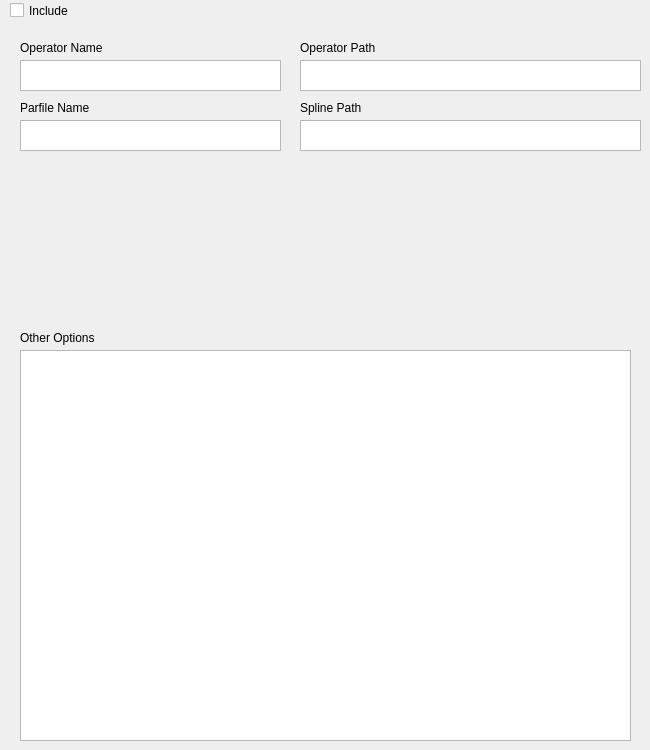
        <widget class="QWidget" name="op_tab">
         <property name="secname" stdset="0">
          <string>opersection</string>
         </property>
         <property name="func" stdset="0">
          <string>find_op_cntrls</string>
         </property>
         <property name="ctl_list" stdset="0">
          <string>op_control</string>
         </property>
         <property name="sec_chk" stdset="0">
          <string>op_inc</string>
         </property>
         <property name="sec_str" stdset="0">
          <string>OPERATOR</string>
         </property>
         <attribute name="title">
          <string>Operator</string>
         </attribute>
         <attribute name="toolTip">
          <string>&lt;html&gt;&lt;head/&gt;&lt;body&gt;&lt;p&gt;In the OPERATOR-SECTION the operator to be used is specified. &lt;/p&gt;&lt;p&gt;Parameters and labels defined in the operator file may also be altered here. &lt;/p&gt;&lt;p&gt;The opname keyword is compulsory, all others are optional.&lt;/p&gt;&lt;/body&gt;&lt;/html&gt;</string>
         </attribute>
         <widget class="QPlainTextEdit" name="opname_txt">
          <property name="geometry">
           <rect>
            <x>20</x>
            <y>60</y>
            <width>261</width>
            <height>31</height>
           </rect>
          </property>
          <property name="toolTip">
           <string>The operator with name S.op will be used.</string>
          </property>
          <property name="quantp" stdset="0">
           <string>opname</string>
          </property>
         </widget>
         <widget class="QPlainTextEdit" name="op_path_txt">
          <property name="geometry">
           <rect>
            <x>300</x>
            <y>60</y>
            <width>341</width>
            <height>31</height>
           </rect>
          </property>
          <property name="toolTip">
           <string>&lt;html&gt;&lt;head/&gt;&lt;body&gt;&lt;p&gt;The path S will be used to find the operator file. &lt;/p&gt;&lt;p&gt;If oppath is not given, the program will first look in the startup directory and then the default operator path.&lt;/p&gt;&lt;/body&gt;&lt;/html&gt;</string>
          </property>
          <property name="quantp" stdset="0">
           <string>oppath</string>
          </property>
         </widget>
         <widget class="QLabel" name="oppath_lab">
          <property name="geometry">
           <rect>
            <x>300</x>
            <y>40</y>
            <width>121</width>
            <height>16</height>
           </rect>
          </property>
          <property name="text">
           <string>Operator Path</string>
          </property>
         </widget>
         <widget class="QLabel" name="opname_lab">
          <property name="geometry">
           <rect>
            <x>20</x>
            <y>40</y>
            <width>101</width>
            <height>16</height>
           </rect>
          </property>
          <property name="text">
           <string>Operator Name</string>
          </property>
         </widget>
         <widget class="QLabel" name="opfre_lab">
          <property name="geometry">
           <rect>
            <x>20</x>
            <y>330</y>
            <width>101</width>
            <height>16</height>
           </rect>
          </property>
          <property name="text">
           <string>Other Options</string>
          </property>
         </widget>
         <widget class="QTextEdit" name="op_free_text">
          <property name="geometry">
           <rect>
            <x>20</x>
            <y>350</y>
            <width>611</width>
            <height>391</height>
           </rect>
          </property>
          <property name="toolTip">
           <string>&lt;html&gt;&lt;head/&gt;&lt;body&gt;&lt;p&gt;Space for free text to enter other options&lt;/p&gt;&lt;/body&gt;&lt;/html&gt;</string>
          </property>
          <property name="quantp" stdset="0">
           <string>free</string>
          </property>
         </widget>
         <widget class="QLabel" name="opparfile_lab">
          <property name="geometry">
           <rect>
            <x>20</x>
            <y>100</y>
            <width>101</width>
            <height>16</height>
           </rect>
          </property>
          <property name="text">
           <string>Parfile Name</string>
          </property>
         </widget>
         <widget class="QPlainTextEdit" name="opparfile_text">
          <property name="geometry">
           <rect>
            <x>20</x>
            <y>120</y>
            <width>261</width>
            <height>31</height>
           </rect>
          </property>
          <property name="toolTip">
           <string>&lt;html&gt;&lt;head/&gt;&lt;body&gt;&lt;p&gt;The parameters to be used in building the Hamiltonian are listed in the file S. &lt;/p&gt;&lt;p&gt;The parameters are defined using the same format as in the PARAMETER-SECTION of the .op file. &lt;/p&gt;&lt;p&gt;The file must start and end with&lt;/p&gt;&lt;p&gt;parameter-section&lt;/p&gt;&lt;p&gt;end-parameter-section&lt;/p&gt;&lt;/body&gt;&lt;/html&gt;</string>
          </property>
          <property name="quantp" stdset="0">
           <string>parfile</string>
          </property>
         </widget>
         <widget class="QPlainTextEdit" name="opspline_txt">
          <property name="geometry">
           <rect>
            <x>300</x>
            <y>120</y>
            <width>341</width>
            <height>31</height>
           </rect>
          </property>
          <property name="toolTip">
           <string>&lt;html&gt;&lt;head/&gt;&lt;body&gt;&lt;p&gt;PES data in a format for spline fitting is contained in the directory S. &lt;/p&gt;&lt;p&gt;See the HOWTO on spline fits for more information.&lt;/p&gt;&lt;/body&gt;&lt;/html&gt;</string>
          </property>
          <property name="quantp" stdset="0">
           <string>splinepath</string>
          </property>
         </widget>
         <widget class="QLabel" name="op_spline_lab">
          <property name="geometry">
           <rect>
            <x>300</x>
            <y>100</y>
            <width>101</width>
            <height>16</height>
           </rect>
          </property>
          <property name="text">
           <string>Spline Path</string>
          </property>
         </widget>
         <widget class="QCheckBox" name="op_inc">
          <property name="geometry">
           <rect>
            <x>10</x>
            <y>0</y>
            <width>85</width>
            <height>21</height>
           </rect>
          </property>
          <property name="toolTip">
           <string>Check if you want section to be included</string>
          </property>
          <property name="text">
           <string>Include</string>
          </property>
          <property name="checked">
           <bool>false</bool>
          </property>
         </widget>
        </widget>
